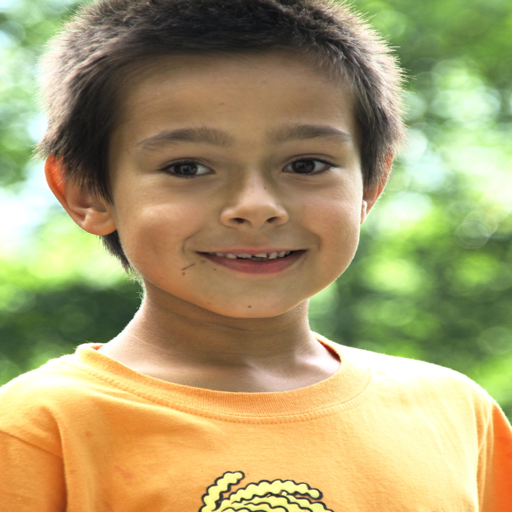
#> input picture M2/challenge/tyro_wash_test_trackA/clean/1233476865_1.png, 512 x 512 px, found by its file name; its folder holds 4 pictures in this run
$ jupyter execute --allow-errors Tyro_Analysis_Toolkit.ipynb   (shell and % lines are left out)
#> lines starting #> are read from the running program, lines starting #| are printed output that depends on the picture
# Tyro Analysis Toolkit — self-contained attack bench + measurement

**Team Tyro** · FIT5230 Theme 2 **Dark** · target: PhotoGuard · baseline: [IMPRESS](https://github.com/AAAAAAsuka/Impress) (NeurIPS 2023)

---

## Two ways to run this notebook

| | `MODE = "standalone"` | `MODE = "impress"` |
|---|---|---|
| **needs** | a blank Colab T4 and a few face photos | IMPRESS stages 8a–8d already run **in this same runtime** |
| **runtime** | ~15 min end to end | seconds (it only reads files) |
| **protection** | PhotoGuard **encoder attack**, ~30 s/image | PhotoGuard **diffusion attack**, ~77 min/image |
| **purifiers compared** | JPEG · blur · FFT low-pass · IMPRESS-lite | whatever IMPRESS produced |
| **use it for** | fast iteration, M1 submission, trying ideas | the authoritative numbers for M2/M3 |

**Why standalone mode exists.** PhotoGuard has two attacks. The *diffusion attack* is the
77-minute-per-image monster we measured in `HANDOVER.md`. The *encoder attack* — projected
gradient descent against the VAE encoder alone — takes about **30 seconds** and produces a
shield of the same character. Editing is cheap too. So the entire clean → protect → purify
→ edit → measure loop fits in one coffee break, on a runtime with nothing installed.

That matters for marks, not just convenience: M1 asks for *your own* Colab, and M3's Colab
rubric explicitly wants *"a complete, functional workflow from start to finish"* with
*"pre-rendered execution outputs"*. A notebook that runs top-to-bottom on a blank runtime
is far easier to submit than one with a hidden 77-minute prerequisite.

> **This does not replace IMPRESS as our baseline.** IMPRESS stays the paper we cite and
> improve. Standalone mode is the fast loop we develop ideas in; the real IMPRESS run
> supplies the authoritative numbers. Section 1.5 reimplements IMPRESS's *core objective*
> in ~15 lines so that even in standalone mode we are comparing against the baseline's
> actual idea rather than a straw man.

## What gets measured

**The attack-success axis** — each *edited* image is scored against the *edit prompt* with
CLIP. Shield works → the edit disobeys → low score. Our purification works → score climbs
back. One reportable number per purifier:

$$R = \frac{S_{\text{purified}} - S_{\text{protected}}}{S_{\text{clean}} - S_{\text{protected}}}$$

$R = 1$ means we fully restored the editor; $R = 0$ means the shield held.

**The fidelity axis** — how close the purified image still is to the original photo. An
attack that restores editing by turning the face to mush has won nothing.

**The frequency signature** — where in the spectrum the shield lives, which gives us both a
surgical filter design and a detector.

> **Metaphor.** IMPRESS sands the whole table to remove one scratch. Part B finds exactly
> where the scratch is so we can sand only that.

## 0 · Configuration

**Everything is driven by this one cell.** In `impress` mode the folder names are built
from the run parameters, so `PARAMS` must match *exactly* what you passed to stages 8a–8d
(check with `!ls /content/helen_face`). In `standalone` mode `PARAMS` is just a label.

[cell 1]
print("ok")

[cell 2]
import os, glob, math, json, io
import numpy as np
import pandas as pd
from PIL import Image, ImageFilter

# ============================== CONFIGURE ME =================================
MODE = "standalone"          # "standalone"  -> build everything here, no IMPRESS needed
                             # "impress"     -> read folders IMPRESS already wrote

ROOT   = "/content/tyro" if MODE == "standalone" else "/content/helen_face"
PARAMS = "encoder_eps16_steps200" if MODE == "standalone" else "pg_iters40_grad_reps2_diff_steps4"

# The instruction given to the AI editor. CLIP scores are measured against this
# string, so it must describe what the edit was actually asked to do.
EDIT_PROMPT = "a photo of a person wearing a large red hat"

# --- standalone-only knobs ---
SOURCE_DIR = "/content/source_faces"   # put your own images here; upload prompt if empty
N_IMAGES   = 4                          # >= 2 for meaningful std; 4 keeps runtime ~15 min
IMG_SIZE   = 512
PG_EPS     = 16/255                     # PhotoGuard perturbation budget (L-inf, [0,1] scale)
PG_STEPS   = 200                        # PGD steps for the encoder attack
EDIT_STRENGTH = 0.6                     # img2img strength: how much the editor rewrites
# =============================================================================

assert MODE in ("standalone", "impress")

if MODE == "standalone":
    # name -> folder. "clean" and "protected" are inputs; the rest are purifiers.
    VARIANTS = ["clean", "protected", "jpeg", "blur", "fft", "impress_lite"]
    VARIANT_DIRS = {v: f"{ROOT}/{v}" for v in VARIANTS}
    EDIT_DIRS    = {v: f"{ROOT}/{v}_edit" for v in VARIANTS}
    PURIFIERS    = ["jpeg", "blur", "fft", "impress_lite"]
else:
    VARIANTS = ["clean", "protected", "impress"]
    VARIANT_DIRS = {"clean":     f"{ROOT}/clean",
                    "protected": f"{ROOT}/adv_{PARAMS}",
                    "impress":   f"{ROOT}/pur_{PARAMS}"}
    EDIT_DIRS    = {"clean":     f"{ROOT}/clean_diff",
                    "protected": f"{ROOT}/adv_diff_{PARAMS}",
                    "impress":   f"{ROOT}/pur_diff_{PARAMS}"}
    PURIFIERS    = ["impress"]

for d in list(VARIANT_DIRS.values()) + list(EDIT_DIRS.values()):
    os.makedirs(d, exist_ok=True)

# Palette: Okabe-Ito subset, validated colourblind-safe
# (worst adjacent pair deutan dE 11.0 / normal dE 25.8; all >= 3:1 contrast on white).
PAL = {"clean": "#0072B2", "protected": "#D55E00", "impress": "#009E73",
       "impress_lite": "#009E73", "jpeg": "#7a7a7a", "blur": "#4b4b4b", "fft": "#CC79A7"}

print(f"MODE = {MODE}")
print(f"ROOT = {ROOT}")
print("variants:", ", ".join(VARIANTS))

[cell 3]
import torch
#> (the rest of this cell did not finish here and is left out)

## 0.5 · Shared helpers

Image IO, the tensor conversions the VAE expects (it works in `[-1, 1]`, not `[0, 1]` —
getting this wrong is the classic silent bug), and the two DSP functions Part B needs.
They are defined here because standalone mode's FFT purifier uses them too.

[cell 4]
# [12 lines left out: functions to_t, to_img, not called in this run]

def list_images(folder):
#> the answer given: 1233476865_1.png
    return sorted(p for p in glob.glob(os.path.join(folder, "*.*"))
                  if p.lower().endswith((".png", ".jpg", ".jpeg")))

def load_matched(keys, dirs):
    """Images whose basenames appear in EVERY requested folder, so every metric
    is computed on the same face across conditions."""
    sets = [{os.path.basename(p) for p in list_images(dirs[k])} for k in keys]
    common = sorted(set.intersection(*sets)) if sets else []
    out = {k: [Image.open(os.path.join(dirs[k], n)).convert("RGB") for n in common]
           for k in keys}
    return common, out

eps_num = 1e-12

[cell 5]
def radial_spectrum(img, nbins=180):
    """Direction-averaged FFT magnitude vs normalised spatial frequency (0=DC, 1=Nyquist)."""
    g = np.asarray(img.convert("L"), dtype=np.float64) / 255.0
    g = g - g.mean()                                   # drop DC so it can't dominate
    mag = np.abs(np.fft.fftshift(np.fft.fft2(g)))

    h, w = mag.shape
    y, x = np.indices((h, w))
    r = np.sqrt((y - h/2.0)**2 + (x - w/2.0)**2) / (min(h, w) / 2.0)

    keep = r <= 1.0
    bins = np.linspace(0, 1.0, nbins + 1)
    idx  = np.clip(np.digitize(r[keep], bins) - 1, 0, nbins - 1)
    tot  = np.bincount(idx, weights=mag[keep], minlength=nbins)
    cnt  = np.bincount(idx, minlength=nbins)
    return 0.5 * (bins[:-1] + bins[1:]), tot / np.maximum(cnt, 1)

# [14 lines left out: function butterworth_lowpass, not called in this run]

print("helpers ready")

---

# Section 1 · Build the data *(standalone mode only)*

Every cell in this section is a no-op when `MODE = "impress"`. Skip straight to Part A in
that case.

## 1.1 · Source images

Put a few face photos in `SOURCE_DIR`, or let the cell open an upload prompt. Anything
works — the pipeline resizes to `IMG_SIZE`. Faces are conventional here because PhotoGuard's
own evaluation uses them, but the method is not face-specific.

If you want the same Helen faces IMPRESS uses:

```python
!pip install -q gdown && gdown 16xISe7M_DlSqM2Zf2lWI4JJXcdsDEPsl
!unzip -q helen_face_dataset.zip -d /content/ && mkdir -p /content/source_faces
!cp /content/helen_face/clean/*.png /content/source_faces/ 2>/dev/null | head
```

#> (a cell that did not finish here is left out)

        except ImportError:
            raise SystemExit(f"Not in Colab. Put images in {SOURCE_DIR} manually.")

    srcs = srcs[:N_IMAGES]
    assert srcs, f"Still no images in {SOURCE_DIR}"
    if len(srcs) < 2:
        print("!! Only 1 image. Every std below will be undefined. Use >= 2, ideally >= 5.")

    NAMES = []
    for p in srcs:
        n = os.path.splitext(os.path.basename(p))[0] + ".png"
        Image.open(p).convert("RGB").resize((IMG_SIZE, IMG_SIZE), Image.BICUBIC) \
             .save(os.path.join(VARIANT_DIRS["clean"], n))
        NAMES.append(n)
    print(f"prepared {len(NAMES)} clean images at {IMG_SIZE}x{IMG_SIZE}:", NAMES)
else:
    print("impress mode - skipping (folders already exist)")

## 1.2 · PhotoGuard's encoder attack

**The idea.** Stable Diffusion never edits your photo directly. It first squeezes the image
through a VAE encoder into a small latent code, edits *that*, and decodes back. PhotoGuard's
encoder attack finds a tiny perturbation that makes the encoder produce the **wrong latent
code** — specifically, it drags the latent toward that of a flat grey image. Downstream, the
editor is working on a photo of nothing.

$$\min_{\|\delta\|_\infty \le \epsilon} \; \big\| E(x + \delta) - E(x_{\text{target}}) \big\|_2^2$$

Solved with projected gradient descent: step along the sign of the gradient, then clip back
into the ε-ball so the perturbation stays invisible.

> **Metaphor.** The VAE encoder is a translator who summarises your photo in one sentence
> before the editor ever sees it. PhotoGuard doesn't touch the photo the editor works on —
> it bribes the translator to say "a grey rectangle" no matter what you hand over.

`eps = 16/255` is the standard budget: each pixel may move by at most about 6% of full
range. You will not see it. The encoder will.

#> (a cell that did not finish here is left out)

#> (a cell that did not finish here is left out)

#> (a cell that did not finish here is left out)

## 1.5 · The purifiers, including a faithful IMPRESS-lite

Four attacks on the shield, cheapest first:

| purifier | idea | cost |
|---|---|---|
| **JPEG q65** | lossy compression discards exactly the fine detail the shield hides in | ~0 s |
| **blur** | Gaussian smoothing, the blunt instrument | ~0 s |
| **FFT low-pass** | Butterworth cut at the band we identify in Part B — *surgical* | ~0 s |
| **IMPRESS-lite** | the baseline's actual objective, reimplemented | ~60 s/image |

**IMPRESS's core idea, honestly reimplemented.** A clean photo survives a round-trip
through the VAE more or less intact. A protected photo does not — that inconsistency *is*
the shield. So IMPRESS optimises the image to be simultaneously **self-consistent under the
round-trip** and **close to the protected input it started from**:

$$\min_{x'} \; \big\| D(E(x')) - x' \big\|_2^2 \;+\; \lambda \big\| x' - x_{\text{prot}} \big\|_2^2$$

The first term erases the shield; the second stops the optimiser from wandering off into an
unrelated image. `LAMBDA` is the dial between them.

> **Metaphor.** A forged signature looks wrong when you trace over it. IMPRESS keeps
> nudging the signature until tracing it reproduces it exactly — at which point whatever
> made it a forgery is gone.

This is a *lite* version — one fixed λ, no scheduling, fewer steps than the paper. It is
here so standalone mode compares against the baseline's real idea rather than a straw man.
Authoritative IMPRESS numbers still come from the real run.

[cell 10]
LAMBDA     = 0.1     # fidelity anchor: higher = stay closer to the protected input
PUR_STEPS  = 150
PUR_LR     = 0.01

# [14 lines left out: function impress_lite, not called in this run]

def jpeg_purify(img, quality=65):
    buf = io.BytesIO(); img.convert("RGB").save(buf, "JPEG", quality=quality)
    buf.seek(0); return Image.open(buf).convert("RGB")

def blur_purify(img, radius=1.2):
    return img.filter(ImageFilter.GaussianBlur(radius))

def fft_purify(img, f_c=0.45, order=4):
    return butterworth_lowpass(img, f_c, order)

print("purifiers defined")

#> (a cell that did not finish here is left out)

## 1.7 · Run the AI editor on every variant

This is the step the whole project is about: hand each image to an AI editor with the same
instruction and the same seed, and see who obeys.

We use SD 1.5 img2img, which shares the exact VAE we just attacked — so the shield
transfers, and we avoid a second multi-gigabyte download on a free runtime. To use
InstructPix2Pix instead (closer to PhotoGuard's own demo), swap in
`StableDiffusionInstructPix2PixPipeline` with `"timbrooks/instruct-pix2pix"` and phrase
`EDIT_PROMPT` as an instruction.

**Fixed seed for every image and every variant.** The only thing that differs across
conditions is the input pixels. Without this the comparison proves nothing.

#> (a cell that did not finish here is left out)

#> (a cell that did not finish here is left out)

---

# Part A · The attack-success axis

## A1 · An independent judge

We score edited images with `openai/clip-vit-base-patch32` — deliberately **not** the
ViT-L/14 encoder inside Stable Diffusion. Scoring with the model that generated the image
would flatter our results.

> **Metaphor.** You do not let the chef grade the dish. You bring in a diner who has never
> been in the kitchen.

[cell 14]
from transformers import CLIPModel, CLIPProcessor

EVAL_ID = "openai/clip-vit-base-patch32"
#> (the rest of this cell did not finish here and is left out)

[cell 15]
avail = [v for v in VARIANTS if list_images(EDIT_DIRS[v])]
print("edited folders found:", avail)
missing = [v for v in VARIANTS if v not in avail]
if missing:
    print("missing:", missing, "-> in impress mode this is almost always a PARAMS mismatch;")
    print("   run  !ls", ROOT)

names, edits = load_matched(avail, EDIT_DIRS)
#> (the rest of this cell did not finish here and is left out)

## A2 · Protection efficacy and restoration rate

Read the guard rail carefully. If the shield never blocked the edit in the first place,
protection efficacy `P` sits in the noise and `R` becomes a ratio of two nearly-zero
numbers — it will print a confident-looking value that means **nothing**. This is exactly
what happened in Trial #1 with light settings. The cell refuses to let it pass silently.

#> (a cell that did not finish here is left out)

## A3 · Fidelity — what did the attack cost the image?

The second axis. An attack that restores editing by wrecking the photo has won nothing.

[cell 17]
from skimage.metrics import structural_similarity as ssim
from skimage.metrics import peak_signal_noise_ratio as psnr

def arr(im, size=None):
    if size and im.size != size:
        im = im.resize(size, Image.BICUBIC)
    return np.asarray(im.convert("RGB")).astype(np.float64)

in_avail = [v for v in VARIANTS if list_images(VARIANT_DIRS[v])]
names_in, ins = load_matched(in_avail, VARIANT_DIRS)
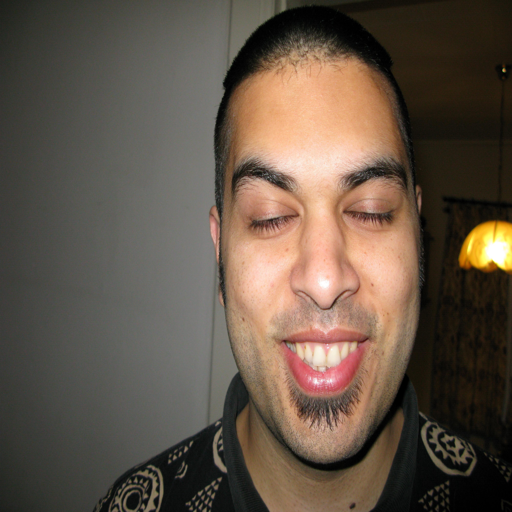
#> input picture M2/challenge/tyro_wash_test_trackA/clean/1525918600_1.png, 512 x 512 px, found by its file name
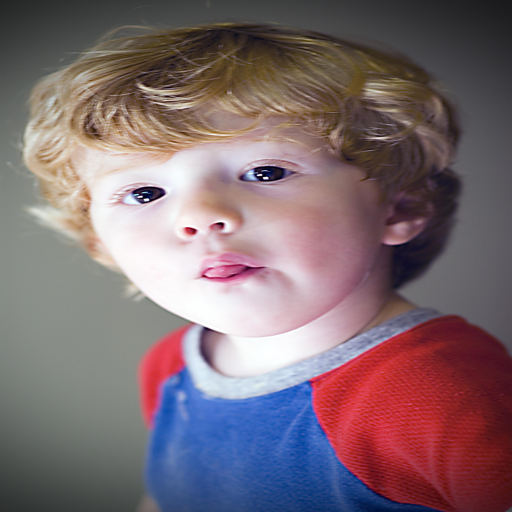
#> input picture M2/challenge/tyro_wash_test_trackA/clean/178046512_1.png, 512 x 512 px, found by its file name
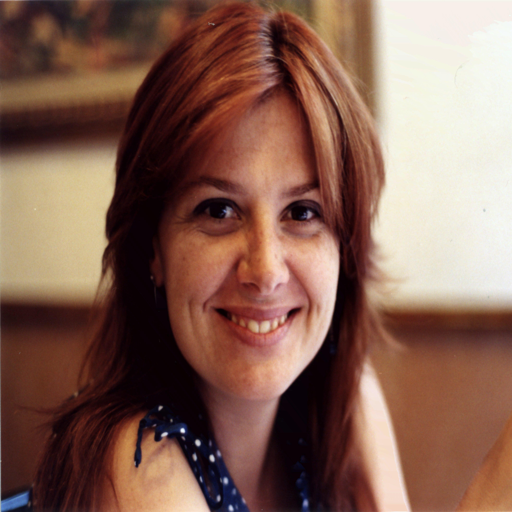
#> input picture M2/challenge/tyro_wash_test_trackA/clean/181707205_1.png, 512 x 512 px, found by its file name
#> names_in = ['1233476865_1.png', '1525918600_1.png', '178046512_1.png', '181707205_1.png']; ins = 1 item

rows = []
for i, n in enumerate(names_in):
    ref, sz = arr(ins["clean"][i]), ins["clean"][i].size
    row = {"image": n}
    for v in in_avail:
        if v == "clean":
            continue
        a = arr(ins[v][i], sz)
        row[f"ssim_{v}"] = ssim(ref, a, channel_axis=2, data_range=255)
        row[f"psnr_{v}"] = psnr(ref, a, data_range=255)
    rows.append(row)
#> this loop made 4 passes
#> n on passes 1 to 4: '1233476865_1.png', '1525918600_1.png', '178046512_1.png', '181707205_1.png'
#> after the loop, rows = 4 items

fid = pd.DataFrame(rows).set_index("image")
#> fid = table of 4 rows and 0 columns
print("Similarity to the ORIGINAL clean photo (SSIM 1.0 = identical)\n")
print(fid[[c for c in fid.columns if c.startswith("ssim")]].round(4).to_string())
#| Empty DataFrame
#| Columns: []
#| Index: [1233476865_1.png, 1525918600_1.png, 178046512_1.png, 181707205_1.png]
print()
print(fid.mean().round(4).to_string())
#| Series([], )

## A4 · The money chart — fidelity vs attack success

**This is the figure for the M2 post and the M3 deck.** Each purifier is one point. The
ideal sits **top right**: restores the editor completely, barely touches the image.

One y-axis, deliberately. Fidelity and attack success are different quantities on different
scales; twin axes would be the classic charting mistake. They get a scatter.

#> (a cell that did not finish here is left out)

---

# Part B · The frequency signature

A 2-D Fourier transform re-describes an image as *how much energy sits at each spatial
frequency*. Low frequencies are broad shapes; high frequencies are fine detail — eyelashes,
pores, and adversarial noise. We collapse the 2-D spectrum to one readable curve per image
by averaging over all directions at each radius.

> **Metaphor.** A photo is a chord. The FFT is the sheet music showing which notes are in it
> and how loud. PhotoGuard adds a note you cannot consciously hear — but it is right there
> on the page.

[cell 19]
spec_keys = [v for v in ["clean", "protected"] + PURIFIERS if v in in_avail]
#> spec_keys = ['clean']
spec = {k: [] for k in spec_keys}
#> spec = {'clean': []}
for i in range(len(names_in)):
    sz = ins["clean"][i].size
    for k in spec_keys:
        im = ins[k][i]
        if im.size != sz:
            im = im.resize(sz, Image.BICUBIC)
        f, p = radial_spectrum(im)
        spec[k].append(p)
#> this loop made 4 passes
#> pass 1, in radial_spectrum, `g = np.asarray(img.convert("L"), dtype=np.float64) / 255.0`:
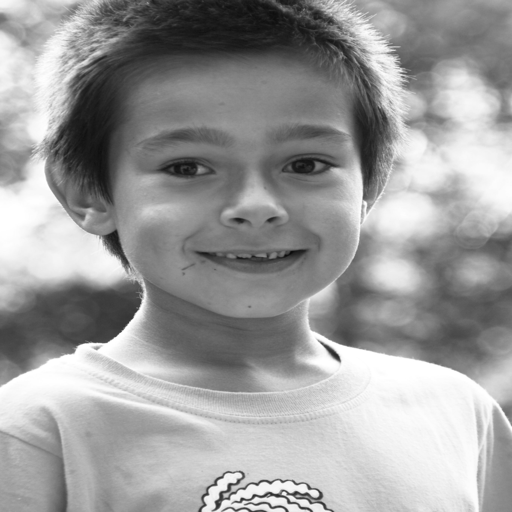
#> g: shape (512, 512) float64; min 0.0392, max 1, mean 0.61
#> pass 1, in radial_spectrum, `y, x = np.indices((h, w))`:
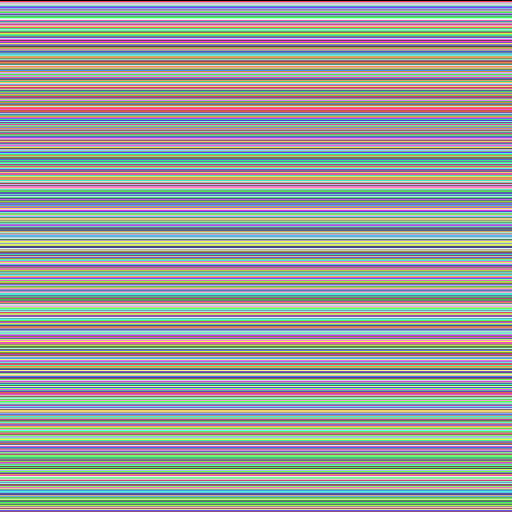
#> y: shape (512, 512) int64; 512 distinct labels, from 0 to 511; one colour per label, 0 black
#> im is the input picture: PIL image 512x512 RGB; mean R, G, B 132.9, 97.8, 84.2
freq = f
#> freq = 180 values from 0.00278 to 0.997
logs = {k: np.log10(np.array(v) + eps_num) for k, v in spec.items()}
#> logs = 1 item

# Paired per-image differences, then average: each face is its own control.
d = {k: (logs[k] - logs["clean"]).mean(0) for k in spec_keys if k != "clean"}
#> d = 0 items

fig, (ax1, ax2) = plt.subplots(2, 1, figsize=(8.5, 8.5), sharex=True,
                               gridspec_kw={"height_ratios": [1.2, 1]})
for k in spec_keys:
    ax1.plot(freq, logs[k].mean(0), color=PAL.get(k, "#666"), linewidth=2, label=k)
#> this loop made 1 pass
ax1.set_ylabel("log10 mean FFT magnitude")
ax1.set_title(f"Radial power spectrum, averaged over {len(names_in)} images", fontsize=12)
ax1.legend(frameon=False, fontsize=9, ncol=2)
ax1.grid(color="#ececec", linewidth=0.8); ax1.set_axisbelow(True)
ax1.spines[["top", "right"]].set_visible(False)

ax2.axhline(0, color="#bbbbbb", linewidth=1)
for k, dv in d.items():
    ax2.plot(freq, dv, color=PAL.get(k, "#666"), linewidth=2, label=f"{k} - clean")
#> this loop made 0 passes
ax2.set_xlabel("normalised spatial frequency   (0 = broad shapes,  1.0 = finest detail)")
ax2.set_ylabel("log10 difference")
ax2.set_title("Where the shield lives — positive = energy PhotoGuard injected", fontsize=11)
ax2.legend(frameon=False, fontsize=9, ncol=2)
ax2.grid(color="#ececec", linewidth=0.8); ax2.set_axisbelow(True)
ax2.spines[["top", "right"]].set_visible(False)
fig.tight_layout(); fig.savefig("tyro_fft_signature.png", dpi=150, bbox_inches="tight")
#> after `fig.tight_layout()`:
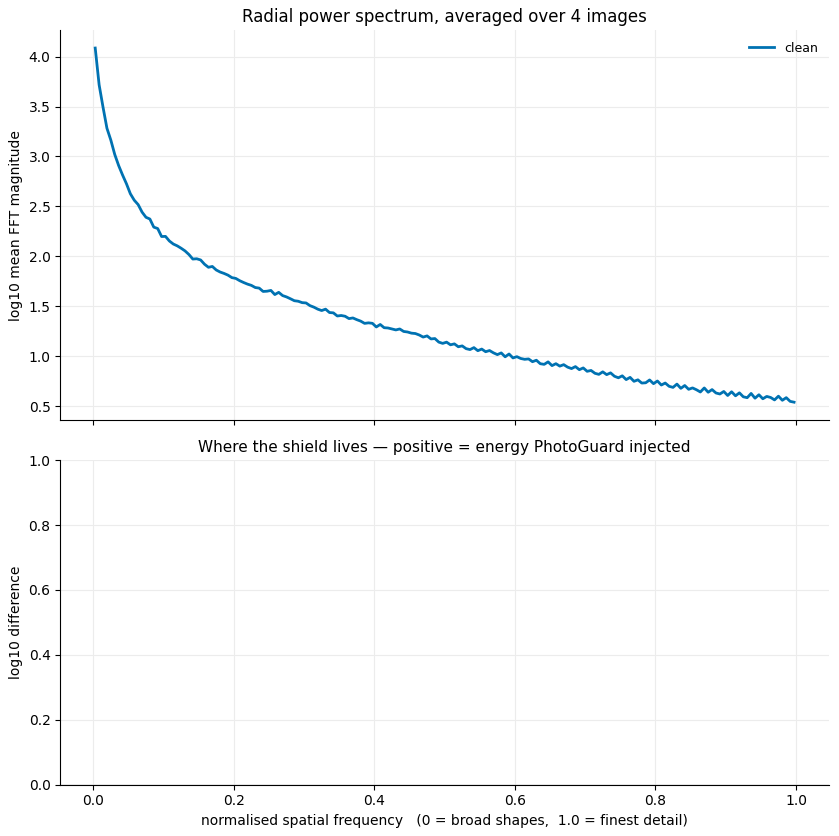
#> figure drawn by matplotlib, 2 panels
plt.show()
